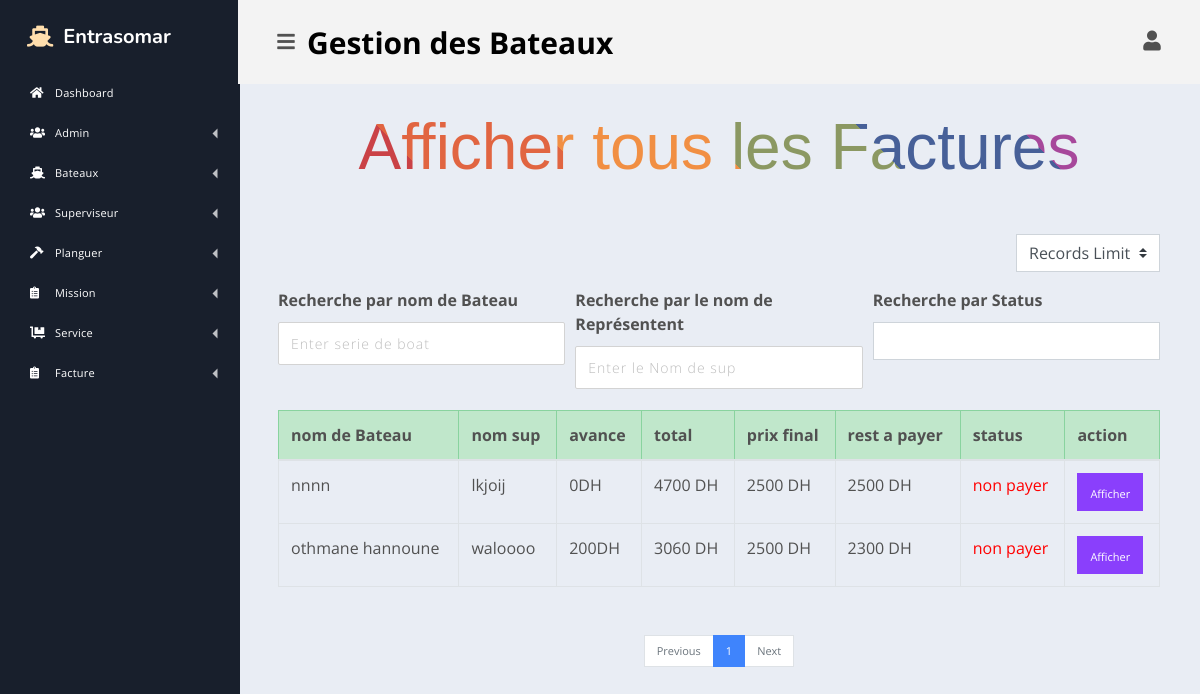
The app's page /bateau/admin/showAllFacture.php (signed in) with its own data.
### tables this page shows
CREATE TABLE `boat` (
  `id-boat` int(11) NOT NULL,
  `id-sup` int(11) NOT NULL,
  `name-boat` varchar(250) NOT NULL,
  `name-capitane-boat` varchar(250) NOT NULL,
  `capitane-phone-boat` varchar(250) NOT NULL,
  `mecanisien-name` varchar(200) NOT NULL,
  `phone-mecanisien` varchar(200) NOT NULL,
  `type-boat` varchar(200) NOT NULL,
  `date` datetime NOT NULL
);

CREATE TABLE `sup` (
  `id-sup` int(11) NOT NULL,
  `name-sup` varchar(250) NOT NULL,
  `phone-sup` varchar(250) NOT NULL,
  `date` date NOT NULL
);

CREATE TABLE `facture` (
  `id-facture` int(11) NOT NULL,
  `id-sup` int(11) NOT NULL,
  `id-boat` int(11) NOT NULL,
  `id-mission` int(11) NOT NULL,
  `num_facture` varchar(200) NOT NULL,
  `avance` double NOT NULL,
  `total` double NOT NULL,
  `reste` double NOT NULL,
  `remise` double NOT NULL,
  `status` varchar(250) NOT NULL
);

### bateau/config/dbconfig.php (called while the page is built, shortened)
<?php
    class dbconfig
    {
        public function db_connect(){
        $servername = "localhost";
        $username = "root";
        $password = "";
     try {
       $this->connection = new PDO("mysql:host=$servername;dbname=entrasomarv2", $username, $password);
         } catch(PDOException $e) {
  echo "Connection failed: " . $e->getMessage();
               }
        }
    }
?>

### bateau/config/sups.php (called while the page is built, shortened)
<?php
require_once('dbconfig.php');
$db = new dbconfig();
class Suprv {
  function displayAllSups(){
      global $db;
      $stmt = $db->connection->prepare("SELECT * FROM sup ORDER BY `id-sup` DESC");
      $stmt->execute();
      return $data = $stmt->fetchAll();
  }
}

### bateau/config/boats.php (called while the page is built, shortened)
<?php
require_once('dbconfig.php');
$db = new dbconfig();
class Boat {
   function displayAllBoats(){
      global $db;
      $stmt = $db->connection->prepare("SELECT * FROM boat ORDER BY `id-boat` DESC");
      $stmt->execute();
      return $data = $stmt->fetchAll();
    }
}

### bateau/config/facture.php (called while the page is built, shortened)
<?php
require_once('dbconfig.php');
$db = new dbconfig();
class Facture {
   function displayAllFacture(){
    global $db;
    $stmt = $db->connection->prepare("SELECT * FROM facture " );
    $stmt->execute();
    return $data = $stmt->fetchAll();
 }
}

### bateau/admin/showAllFacture.php (the view, shortened to what this page needs)
<?php
require_once('../config/facture.php');
require_once('../config/boats.php');
require_once('../config/sups.php');
$limit = isset($_SESSION['records-limit']) ? $_SESSION['records-limit'] : 10;
$page = (isset($_GET['page']) && is_numeric($_GET['page']) ) ? $_GET['page'] : 1;
$paginationStart = ($page - 1) * $limit;
 $sql= $db->connection->prepare("SELECT * FROM boat LIMIT $paginationStart, $limit");
 $sql->execute();
 $authors=$sql->fetchAll();
$stm = $db->connection->prepare("SELECT count(`id-boat`) AS id FROM boat");
$stm->execute();
$res=$stm->fetchAll();
$allRecrods = $res[0]['id'];
$totoalPages = ceil($allRecrods / $limit);
$prev = $page - 1;
$next = $page + 1;
$facture = new facture();
$data = $facture->displayAllFacture();
$boat = new Boat();
$dataBoat = $boat->displayAllBoats();
$sup = new Suprv();
$dataSup = $sup->displayAllSups();
?>
<!doctype html>
<html lang="en">
<?php
require_once('../includes/header.php');
 ?>
            <main class="dash-content">
                <div class="container-fluid">
                <h3 class="text-center mb-5 bien w-100"}> Afficher tous les Factures  </h3>
                <div class="d-flex flex-row-reverse bd-highlight mb-3">
            <form action="showAllFacture.php" method="post">
                <select name="records-limit" id="records-limit" class="custom-select">
                    <option disabled selected>Records Limit</option>
                </select>
            </form>
        </div>
       <?php
       if($data){
       ?>
<div class="form-row">
    <div class="form-group col-md-4">
      <label class="font-weight-bold">Recherche par nom de Bateau</label>
      <input type="text" id="myInput" onkeyup="myFunction()" placeholder="Enter serie de boat ">
    </div>
    <div class="form-group col-md-4">
      <label class="font-weight-bold">Recherche par le nom de Représentent</label>
     <input type="text" id="inputSup" onkeyup="SearchBySup()" placeholder="Enter le Nom de sup ">
    </div>
    <div class="form-group col-md-4">
      <label class="font-weight-bold">Recherche par Status</label>
     <input id="payment" class="form-control" onkeyup="SearchByPayment()">
    </div>
  </div>
        <table class="table table-bordered mb-5" id="myTable">
            <thead>
                <tr class="table-success">
                <tr class="table-success">
                <th scope="col">nom de Bateau</th>
                <th scope="col">nom sup</th>
                <th scope="col">avance</th>
                <th scope="col">total</th>
                <th scope="col">prix final</th>
                <th scope="col">rest a payer</th>
                <th scope="col">status</th>
                <th scope="col">action</th>
                </tr>
            </thead>
            <tbody>
            <?php foreach($data as $row): ?>
            <tr>
            <?php if($dataBoat) {
                foreach($dataBoat as $rowBoat){
                    if($rowBoat['id-boat'] == $row['id-boat']){
                    ?>
                        <td><?php echo $rowBoat['name-boat']  ?></td>
                    <?php
                    }
                ?>
                <?php } ?>
           <?php }?>
           <?php foreach($dataSup as $rowSup){
                if($rowSup['id-sup'] == $row['id-sup']){
                ?>
                    <td><?php echo $rowSup['name-sup']  ?></td>
                <?php }  }?>
                <td><?php echo $row['avance'] ?>DH</td>
                <td><?php echo $row['total'] ?> DH</td>
                <td><?php echo $row['remise']?> DH </td>
                <td><?php echo $row['reste'] ?> DH</td>
                <?php if($row['reste'] == 0){?>
                 <td class=td_payer>payer</td>
                 <?php } else { ?>
                 <td class=td_non_payer>non payer</td>
                 <?php } ?>
                <td><button class="btn btn-info  mx-auto"><a href="imprimerFacture.php?id-mission=<?php echo $row['id-mission'] ?>">Afficher</a></button>
                </td>
                </tr>
                <?php endforeach; ?>
            </tbody>
        </table>
         <nav aria-label="Page navigation example mt-5">
            <ul class="pagination justify-content-center">
                <li class="page-item <?php if($page <= 1){ echo 'disabled'; } ?>">
                    <a class="page-link"
                        href="<?php if($page <= 1){ echo '#'; } else { echo "?page=" . $prev; } ?>">Previous</a>
                </li>
                <?php for($i = 1; $i <= $totoalPages; $i++ ): ?>
                <li class="page-item <?php if($page == $i) {echo 'active'; } ?>">
                    <a class="page-link" href="showAllFacture.php?page=<?= $i; ?>"> <?= $i; ?> </a>
                </li>
                <?php endfor; ?>
                <li class="page-item <?php if($page >= $totoalPages) { echo 'disabled'; } ?>">
                    <a class="page-link"
                        href="<?php if($page >= $totoalPages){ echo '#'; } else {echo "?page=". $next; } ?>">Next</a>
                </li>
            </ul>
        </nav>
       <?php }else{ ?>
        <div class="alert alert-warning" role="alert">
          There is no invoice!
        </div>
       <?php }?>
                </div>
            </main>
        </div>
    </div>
</body>
</html>

### bateau/styles/css/style.css (style rules this page uses)
* { box-sizing: border-box; margin:0; padding: 0; }
::placeholder { color: #BDBDBD; opacity: 1; font-weight: 300 }
input, textarea { padding: 10px 12px 10px 12px; border: 1px solid lightgrey; border-radius: 2px; margin-bottom: 5px; margin-top: 2px; width: 100%; box-sizing: border-box; color: #2C3E50; font-size: 14px; letter-spacing: 1px }
a { color: inherit; cursor: pointer; font-size: 11px }
.table a { color: white ; text-decoration: none; }
.td_non_payer { color: red; }
.bien { background-color: #CA4246; background-image: linear-gradient( 45deg, #CA4246 16.666%, #E16541 16.666%, #E16541 33.333%, #F18F43 33.333%, #F18F43 50%, #8B9862 50%, #8B9862 66.666%, #476098 66.666%, #476098 83.333%, #A7489B 83.333%); background-size: 100%; background-repeat: repeat; -webkit-background-clip: text; -webkit-text-fill-color: transparent; animation: rainbow-text-simple-animation-rev 0.75s ease forwards; }
h3 { font-family: "Archivo Black", sans-serif; font-weight: normal; font-size: 4em; text-align: center; margin-bottom: 0; margin-bottom: -0.25em; display: block; margin-left: auto; margin-right: auto; cursor: pointer; width: 700px; }

### records on screen
facture: avance "0", total "4700", remise "2500", reste "2500", shows "non payer"
boat: value "nnnn"
sup: value "lkjoij"
facture: avance "200", total "3060", remise "2500", reste "2300", shows "non payer"
boat: value "othmane hannoune"
sup: value "waloooo"
